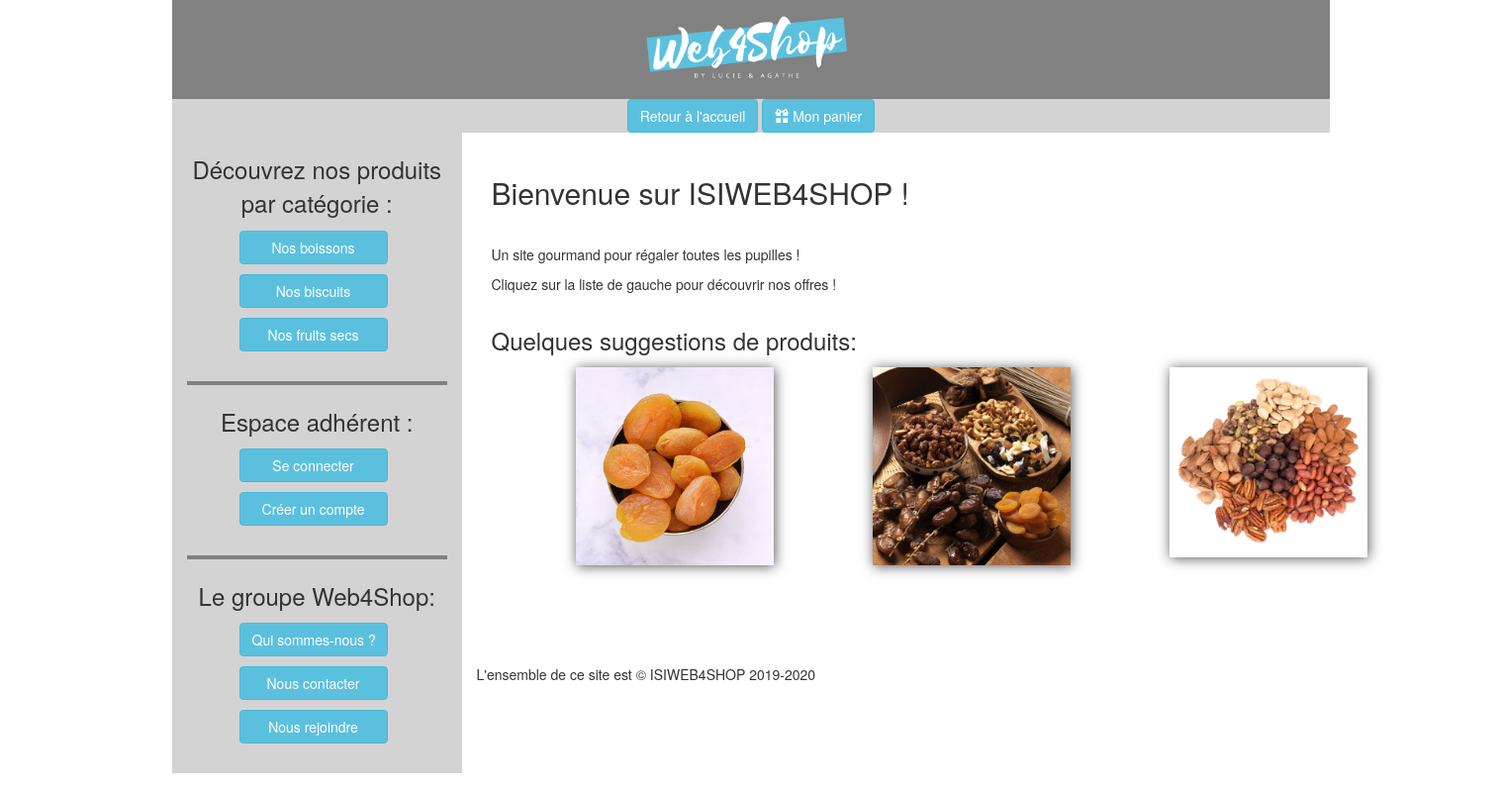
The page / on the database its author committed.
### tables this page shows
CREATE TABLE `categories` (
  `id` tinyint(4) NOT NULL,
  `name` varchar(100) NOT NULL
);

### view/fonctions.php (called while the page is built, shortened)
<?php
function getHeader(){
    include("header.inc.php");
}
function getFooter(){
    include("footer.inc.php");
}
function getAside(){
    include("aside1.inc.php");
}
?>

### controller/controllerCategorie.php (called while the page is built, shortened)
<?php
class controllerCategorie
{
    public static function readCategories (){
        $controller = "user";
        $path2= File::build_path(array('view',$controller,'view.php'));
        require ($path2);
    }
}

### index.php (called while the page is built, shortened)
<?php
$path= File::build_path(array('controller','routeur.php'));
require_once ($path);

### model/Categorie.php (called while the page is built, shortened)
<?php
class Categorie
{
    private $id;
    private $name;
    public static function getAllCategories() {
        try {
            $sql = "SELECT * FROM categories ";
            $rep =Model::$pdo->prepare($sql);
            $rep->execute();
            $rep->setFetchMode(PDO::FETCH_CLASS, 'Categorie');
            $tabcategories = $rep->fetchAll();
            return $tabcategories;
        }
        catch(PDOException $e){
            if (Conf::getDebug()) {
                echo $e->getMessage();
            } else {
                echo 'Une erreur est survenue <a href=""> retour a la page d\'accueil </a>';
            }
            die();
        }
    }
    public function getId(){
        return $this->id;
    }
    public function getName(){
        return $this->name;
    }
}

### view/aside1.inc.php (the view, shortened to what this page needs)
<?php
$lesCategories = Categorie::getAllCategories();?>
<aside class='col-lg-3'>
    <h3 class='textePanier'> Découvrez nos produits par catégorie : </h3>
    <?php foreach ($lesCategories as $ligne) {
        $id = $ligne->getId();
        $nom = $ligne->getName();
        echo "<a class='btn btn-info btnAside' href='?categ=".$id."&action=readProductsCat'>Nos $nom </a><br>";
    }?>
    <br>
    <div class='trait'></div>
    <h3 class='textePanier'> Espace adhérent : </h3>
    <?php
    if (empty($_SESSION['username']) && empty($_SESSION["admin"])){?>
        <a href='?action=connect' class='btn btn-info btnAside''>Se connecter</a><br>
    <?php } ?>
    <a href='?action=add' class='btn btn-info btnAside'>Créer un compte</a><br>
    <br>
    <div class='trait'></div>
    <h3 class='textePanier'> Le groupe Web4Shop: </h3>
    <a href='?action=us' class='btn btn-info btnAside'> Qui sommes-nous ?</a><br>
    <a href='?action=contact' class='btn btn-info btnAside'> Nous contacter</a><br>
    <a href='?action=recrut' class='btn btn-info btnAside'> Nous rejoindre</a><br>
    <br>
</aside>

### view/CSS/style.css (style rules this page uses)
aside { background-color: lightgrey; height: 100%; position: fixed; }
.btnAside { width: 150px; margin-bottom : 10px; margin-left: 20%; }
.trait { background-color: #818181; height: 3pt; width: 100%; }
.textePanier { text-align: center; }
a { color :#5bc0de; }

### rows shown on the page
categories: name "boissons"
categories: name "biscuits"
categories: name "fruits secs"
